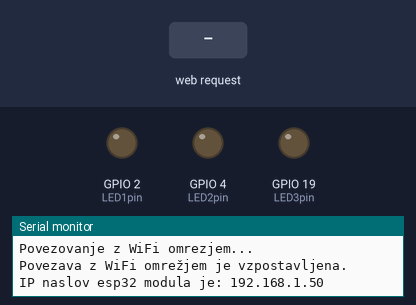
Bench run of a program on a simulated ESP32. On the bench: output pins drawn as LEDs (lit = HIGH), the last lines printed to the serial monitor. Inputs (shaded band) come from the test bench. WiFi joins after 1.5 s; servers stay silent unless stated.

Above: at 3.2 s.
3.3 s: HTTP request GET /3 received
At 4.5 s:
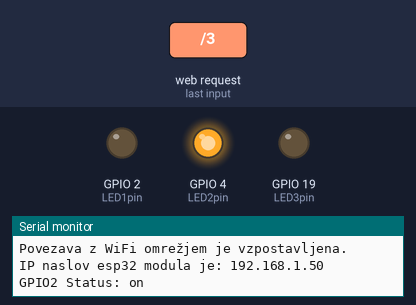
4.8 s: HTTP request GET /1 received
At 5.6 s:
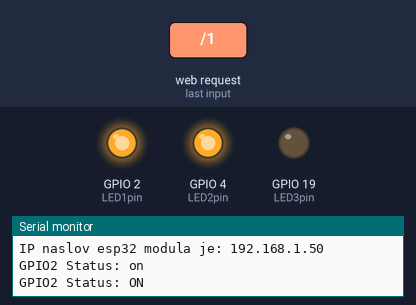
6.3 s: HTTP request GET /5 received
At 6.8 s:
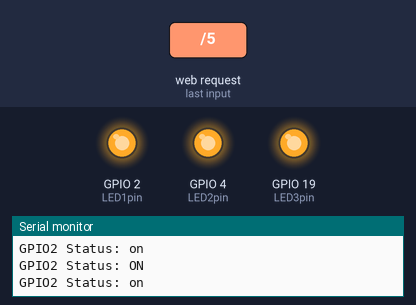
7.8 s: HTTP request GET /0 received
At 9.0 s:
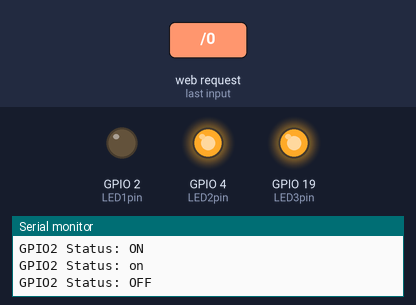
9.3 s: HTTP request GET /2 received
At 10.3 s:
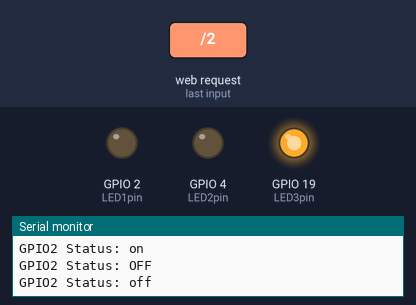
10.8 s: HTTP request GET /4 received
At 11.4 s:
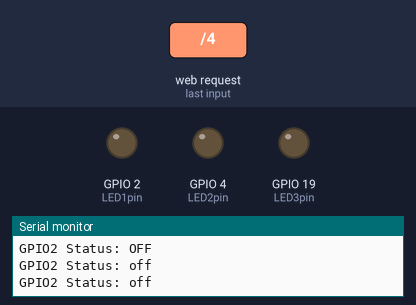
Timing chart, 0 to 13.3 s (numbered marks = the images above; inputs shaded):
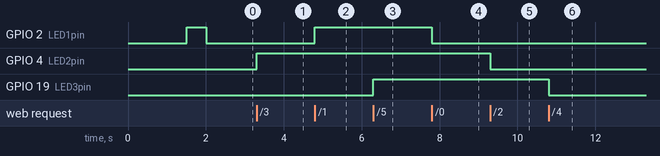

The program:

main.cpp
```cpp
#include <Arduino.h>
#include "Wifi.h"
#include "WebServer.h"

const char* ssid = "BUM";
const char* password = "N0gavica";


WebServer server(80);

uint8_t LED1pin = 2; //8-bitna celostevilska spremenljivka
uint8_t LED2pin = 4;
uint8_t LED3pin = 19;

bool LED1status = LOW;
bool LED2status = LOW;
bool LED3status = LOW;

//vsebina HTML strani ki se bo posredovala iz nasega esp32 na brskalnik klienta,lahko dodamo tudi CSS
//nasa spletna stran bo shranjena v spremenljivki HTML tipa string

String HTML1 = "<!DOCTYPE html>\n\
<html lang='sl'>\n\
<head>\n\
    <meta charset='UTF-8'>\n\
    <meta name='viewport' content='width=device-width, initial-scale=1.0'>\n\
    <title>Document</title>\n\
</head>\n\
<body>\n\
    <h1>Prejet ukaz za vklop modre LED diode</h1>\n\
</body>\n\
</html>";

String HTML2 = "<!DOCTYPE html>\n\
<html lang='sl'>\n\
<head>\n\
    <meta charset='UTF-8'>\n\
    <meta name='viewport' content='width=device-width, initial-scale=1.0'>\n\
    <title>Document</title>\n\
</head>\n\
<body>\n\
    <h1>Prejet ukaz za izklop rdece LED diode</h1>\n\
</body>\n\
</html>";

String HTML0 = "<!DOCTYPE html>\n\
<html lang='sl'>\n\
<head>\n\
    <meta charset='UTF-8'>\n\
    <meta name='viewport' content='width=device-width, initial-scale=1.0'>\n\
    <title>Document</title>\n\
</head>\n\
<body>\n\
    <h1>Prejet ukaz za izklop modre LED diode</h1>\n\
</body>\n\
</html>";

String HTML3 = "<!DOCTYPE html>\n\
<html lang='sl'>\n\
<head>\n\
    <meta charset='UTF-8'>\n\
    <meta name='viewport' content='width=device-width, initial-scale=1.0'>\n\
    <title>Document</title>\n\
</head>\n\
<body>\n\
    <h1>Prejet ukaz za vklop rdece LED diode</h1>\n\
</body>\n\
</html>";

String HTML4 = "<!DOCTYPE html>\n\
<html lang='sl'>\n\
<head>\n\
    <meta charset='UTF-8'>\n\
    <meta name='viewport' content='width=device-width, initial-scale=1.0'>\n\
    <title>Document</title>\n\
</head>\n\
<body>\n\
    <h1>Prejet ukaz za izklop zelene LED diode</h1>\n\
</body>\n\
</html>";

String HTML5 = "<!DOCTYPE html>\n\
<html lang='sl'>\n\
<head>\n\
    <meta charset='UTF-8'>\n\
    <meta name='viewport' content='width=device-width, initial-scale=1.0'>\n\
    <title>Document</title>\n\
</head>\n\
<body>\n\
    <h1>Prejet ukaz za vklop zelene LED diode</h1>\n\
</body>\n\
</html>";


void handle_root(){
  server.send(200,"text/html", HTML3);
}

void handle_1(){
  LED1status = HIGH;
  Serial.println("GPIO2 Status: ON");
  server.send(200,"text/html", HTML1);

}

void handle_0(){
  LED1status = LOW;
  Serial.println("GPIO2 Status: OFF");
  server.send(200,"text/html", HTML0);

}

void handle_3(){
  LED2status = HIGH;
  Serial.println("GPIO2 Status: on");
  server.send(200,"text/html", HTML3);

}

void handle_2(){
  LED2status = LOW;
  Serial.println("GPIO2 Status: off");
  server.send(200,"text/html", HTML2);

}

void handle_5(){
  LED3status = HIGH;
  Serial.println("GPIO2 Status: on");
  server.send(200,"text/html", HTML5);

}

void handle_4(){
  LED3status = LOW;
  Serial.println("GPIO2 Status: off");
  server.send(200,"text/html", HTML4);

}

void handle_NotFound(){ //ce ne najdemo spletne strani
   server.send(404,"text/html", "Spletna stran ni bila najdena");

}

void setup() {

  pinMode(LED1pin,OUTPUT);
   pinMode(LED2pin,OUTPUT);
    pinMode(LED3pin,OUTPUT);


  Serial.begin(115200);

  WiFi.begin(ssid,password);

  while(WiFi.status() != WL_CONNECTED){
    delay(500);
    Serial.println("Povezovanje z WiFi omrezjem...");
  }


  Serial.println("Povezava z WiFi omrežjem je vzpostavljena.");
  Serial.print("IP naslov esp32 modula je: ");
  Serial.println(WiFi.localIP());

  server.on("/", handle_root);
  server.on("/0", handle_0);
  server.on("/1", handle_1);
  server.on("/2", handle_2);
  server.on("/3", handle_3);
   server.on("/4", handle_4);
    server.on("/5", handle_5);

  server.onNotFound(handle_NotFound);

  server.begin();


  pinMode(2, OUTPUT);
  digitalWrite(2, HIGH);
  digitalWrite(2, LOW);
  digitalWrite(2, HIGH);
  delay(500);
  digitalWrite(2, LOW);

}


void loop() {
  server.handleClient();

  if(LED1status){
    digitalWrite(LED1pin, HIGH);
  }
  else{
    digitalWrite(LED1pin,LOW);
  }

  if(LED2status){
    digitalWrite(LED2pin, HIGH);
  }
  else{
    digitalWrite(LED2pin,LOW);
  }

  if(LED3status){
    digitalWrite(LED3pin, HIGH);
  }
  else{
    digitalWrite(LED3pin,LOW);
  }
}
```

Measured:
- after the input at 3.3 s, GPIO 4 (LED2pin): LOW → HIGH at once
- after the input at 4.8 s, GPIO 2 (LED1pin): LOW → HIGH at once
- after the input at 6.3 s, GPIO 19 (LED3pin): LOW → HIGH at once
- after the input at 7.8 s, GPIO 2 (LED1pin): HIGH → LOW at once
- after the input at 9.3 s, GPIO 4 (LED2pin): HIGH → LOW at once
- after the input at 10.8 s, GPIO 19 (LED3pin): HIGH → LOW at once
